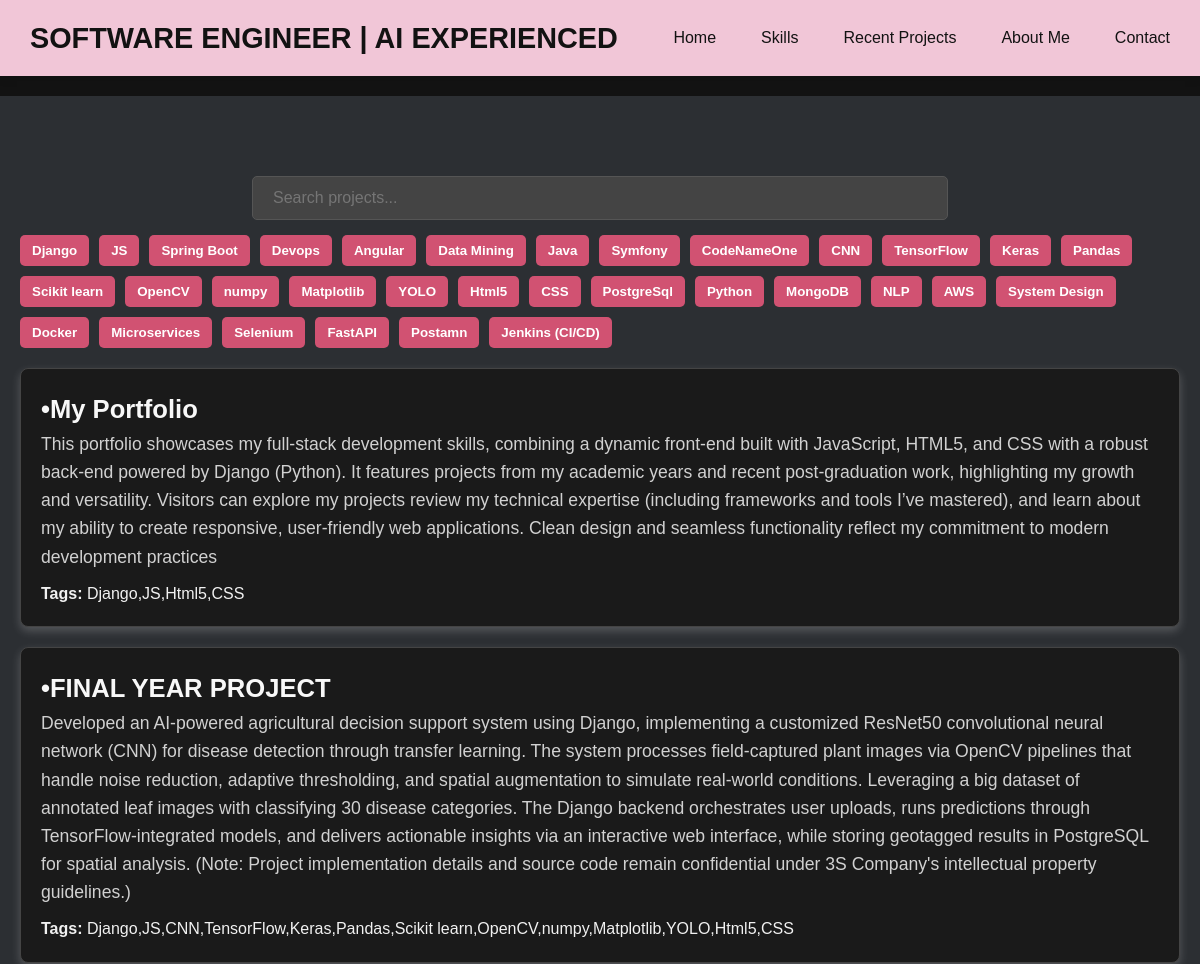
The app's page / (upper part), older data.
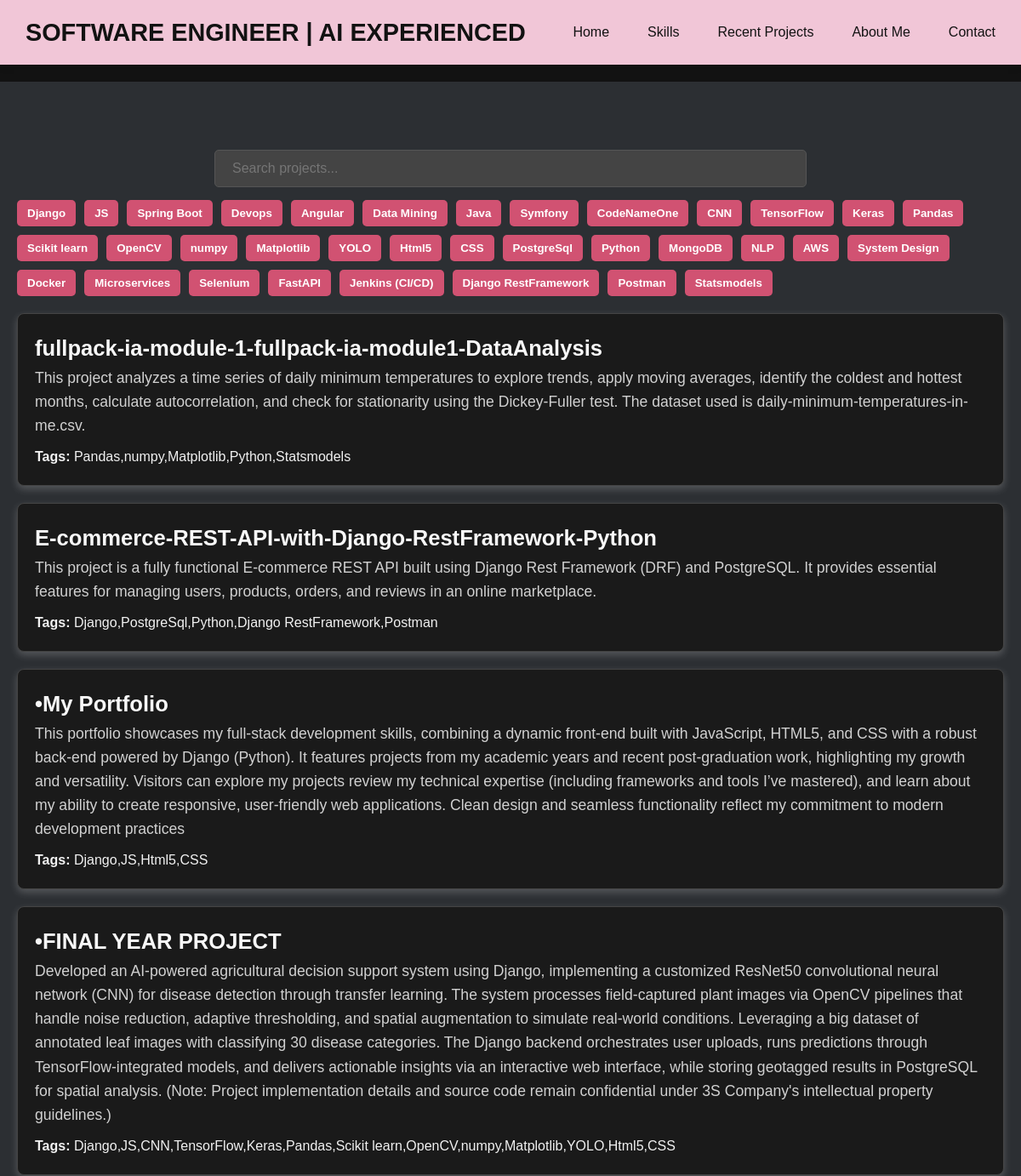
The same page, newer data.
### main/models.py (models this page shows, shortened)
class Tag(models.Model):
    name = models.CharField(max_length=100, unique=True) #we can only have a unique tag for the project
    def __str__(self): #string method when we print out the model
        return self.name

class Project(models.Model):
    title = models.CharField(max_length=200)
    description = models.TextField()
    tags = models.ManyToManyField(Tag, related_name="projects") # like pythons js django kol projet shnua aandu
    link = models.URLField(max_length=200, blank=True) #Link for the github project and blank = true , it's okey to not have a link for the project
    created_at = models.DateTimeField(auto_now_add=True)

### main/views.py (the view)
# urls.py: path("", views.home, name="home"),
def home(request):
    projects = Project.objects.all().order_by('-created_at') #Access to all the projects
    tags = Tag.objects.all()
    return render(request, "home.html", {"projects" : projects, "tags": tags})

### main/templates/home.html (shortened to what this page needs)
{% extends 'base.html' %}
{% load static %}
{% block extrahead %}
<link rel="stylesheet" href="{% static 'css/home.css' %}">
{% endblock extrahead %}
{% block content %}
<div class="filters">
    <div class="tags-list">
        {% for tag in tags %}
            <button class="tag" data-tag="{{ tag.name|lower }}">{{ tag.name }}</button>
        {% endfor %}
    </div>
</div>
<div class="project-list">
    {% for project in projects %}
    <div class="project" data-name="{{ project.title|lower }}" data-tags="{{ project.tags.all|join:','|lower }}">
        <h2><a href="{% url 'project' project.id %}">{{ project.title }}</a></h2>
        <p>{{ project.description }}</p>
        <div class="tags">
            <strong>Tags:</strong>
            <span>{{ project.tags.all|join:',' }}</span>
        </div>
    </div>
    {% endfor %}
</div>
{% endblock content %}

### main/templates/base.html (shortened to what this page needs)
{% load static %}
<!DOCTYPE html>
<html lang="en">
<head>
    <link rel="stylesheet" href="{% static 'css/base.css' %}">
    {% block extrahead %}{% endblock extrahead %}
</head>
<body>
    <header>
        <div class="logo">Software Engineer | AI Experienced </div>
        <nav>
            <ul class="nav-menu">
                <li><a href="/home">Home</a></li>
                <li><a href="/skills">Skills</a></li>
                <li><a href="{% url 'recent_projects' %}">Recent Projects</a></li>
                <li><a href="/about_me">About Me</a></li>
                <li><a href="/contact">Contact</a></li>
            </ul>
        </nav>
    </header>
    <main>
        {% if request.resolver_match.url_name == 'home' %}
        <div class="search-bar-wrapper">
            <input type="text" id="name-search" placeholder="Search projects...">
        </div>
        {% endif %}
        {% block content %}{% endblock content %}
    </main>
</body>
</html>

### main/static/css/base.css (style rules this page uses)
* { box-sizing: border-box; margin: 0; padding: 0; font-family: "Arial", sans-serif; }
body { font-family: "Segoe UI", Tahoma, Geneva, Verdana, sans-serif; line-height: 1.6; color: #f1f1f1; background-color: #000; padding: 20px; }
a { color: #d15272; text-decoration: none; }
header { background-color: #d15272; color: black; padding: 10px 20px; }
.nav-menu { list-style: none; display: flex; justify-content: flex-start; gap: 20px; }
.nav-menu li { padding: 5px 0; }
.nav-menu a { color: black; transition: color 0.3s ease; }
main { margin-top: 20px; background-color: #2c2f33; min-height: 80vh; padding: 40px 20px; }
#name-search { background-color: #333; color: #fff; border: 1px solid #555; padding: 12px 20px; width: 60%; border-radius: 5px; font-size: 1rem; transition: background-color 0.3s ease; }

### main/static/css/home.css (style rules this page uses)
body { background-color: #121212; color: #d1d1d1; font-family: Arial, sans-serif; margin: 0; padding: 0; }
header { background-color: #d15272; padding: 15px 20px; display: flex; justify-content: space-between; align-items: center; }
nav a { color: #433030; text-decoration: none; margin-left: 15px; font-size: 1.1rem; transition: color 0.3s ease; }
.filters { margin-bottom: 20px; }
#name-search { padding: 12px; margin-bottom: 15px; width: 100%; border: 1px solid #555; border-radius: 5px; background-color: #222; color: #fff; transition: background-color 0.3s ease, border-color 0.3s ease; }
.tags-list { display: flex; flex-wrap: wrap; gap: 10px; }
.tag { background-color: #d15272; color: white; border: none; padding: 8px 12px; border-radius: 5px; cursor: pointer; transition: background-color 0.3s, transform 0.2s ease-in-out; font-weight: bold; }
.project { background-color: #1a1a1a; padding: 20px; margin-bottom: 20px; border-radius: 8px; box-shadow: 0 4px 10px rgba(255, 255, 255, 0.2); transition: all 0.3s ease; border: 1px solid #444; }
.project h2 { margin-top: 0; color: #f8f8f8; font-size: 1.6rem; }
.project p { margin-bottom: 10px; line-height: 1.6; color: #d1d1d1; font-size: 1.1rem; }

### main/templates/base.html (style rules this page uses)
* { margin: 0; padding: 0; box-sizing: border-box; }
body { font-family: 'Segoe UI', Tahoma, Geneva, Verdana, sans-serif; background-color: #121212; color: #f1f1f1; line-height: 1.6; margin: 0; }
a { text-decoration: none; color: inherit; }
header { background-color: #f1c6d7; padding: 15px 30px; box-shadow: 0 2px 10px rgba(0, 0, 0, 0.1); display: flex; justify-content: space-between; align-items: center; }
.logo { font-size: 1.8rem; font-weight: bold; color: #121212; text-transform: uppercase; }
nav { text-align: center; }
.nav-menu { list-style: none; display: flex; justify-content: flex-end; gap: 30px; }
.nav-menu li { padding: 5px 0; }
.nav-menu a { color: #121212; font-size: 1rem; font-weight: 500; transition: color 0.3s ease; }
main { padding: 40px 20px; background-color: #2c2f33; min-height: 80vh; }
.search-bar-wrapper { margin-top: 40px; display: flex; justify-content: center; gap: 15px; }
#name-search { background-color: #444; color: #fff; border: 1px solid #555; padding: 12px 20px; width: 60%; border-radius: 5px; font-size: 1rem; transition: background-color 0.3s ease; }

Row changes from the older to the newer data that the page shows:
removed Tag: name "Postamn"
added Tag: name "Django RestFramework"
added Tag: name "Postman"
added Tag: name "Statsmodels"
added Project: title "fullpack-ia-module-1-fullpack-ia-module1-DataAnalysis", description "This project analyzes a time series of daily minimum temperatures to explore trends, apply moving averages, identify the coldest and hottest months, calculate autocorrelation, and check for stationarity using the Dickey-Fuller test. The dataset used is daily-minimum-temperatures-in-me.csv.", tags.all "Pandas,numpy,Matplotlib,Python,Statsmodels"
added Project: title "E-commerce-REST-API-with-Django-RestFramework-Python", description "This project is a fully functional E-commerce REST API built using Django Rest Framework (DRF) and PostgreSQL. It provides essential features for managing users, products, orders, and reviews in an online marketplace.", tags.all "Django,PostgreSql,Python,Django RestFramework,Postman"
